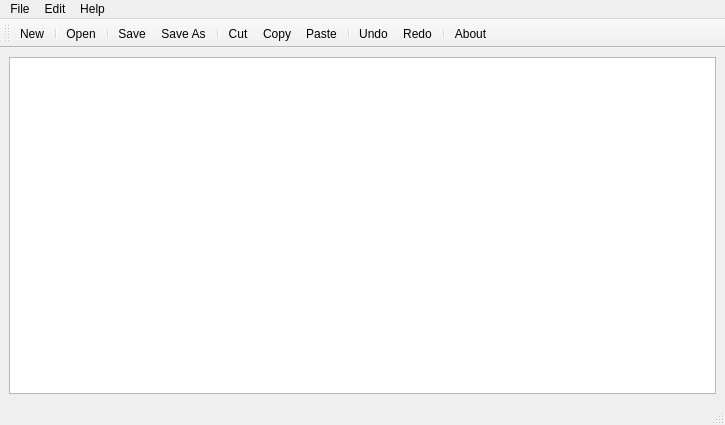
<?xml version="1.0" encoding="UTF-8"?>
<ui version="4.0">
 <class>notepad</class>
 <widget class="QMainWindow" name="notepad">
  <property name="geometry">
   <rect>
    <x>0</x>
    <y>0</y>
    <width>725</width>
    <height>425</height>
   </rect>
  </property>
  <property name="windowTitle">
   <string>notepad</string>
  </property>
  <widget class="QWidget" name="centralwidget">
   <layout class="QHBoxLayout" name="horizontalLayout">
    <item>
     <widget class="QTextEdit" name="textEdit"/>
    </item>
   </layout>
  </widget>
  <widget class="QStatusBar" name="statusbar"/>
  <widget class="QMenuBar" name="menubar">
   <property name="geometry">
    <rect>
     <x>0</x>
     <y>0</y>
     <width>725</width>
     <height>21</height>
    </rect>
   </property>
   <widget class="QMenu" name="menuFile">
    <property name="title">
     <string>File</string>
    </property>
    <addaction name="actionNew"/>
    <addaction name="actionOpen"/>
    <addaction name="separator"/>
    <addaction name="actionSave"/>
    <addaction name="actionSave_As"/>
    <addaction name="separator"/>
    <addaction name="actionprint"/>
   </widget>
   <widget class="QMenu" name="menuEdit">
    <property name="title">
     <string>Edit</string>
    </property>
    <addaction name="actionUndo"/>
    <addaction name="actionRedo"/>
    <addaction name="separator"/>
    <addaction name="actionCut"/>
    <addaction name="actionCopy"/>
    <addaction name="actionPaste"/>
    <addaction name="separator"/>
    <addaction name="actionFont"/>
    <addaction name="actioncolor"/>
    <addaction name="actionchange_background_color"/>
   </widget>
   <widget class="QMenu" name="menuAbout">
    <property name="title">
     <string>Help</string>
    </property>
    <addaction name="actionAbout"/>
   </widget>
   <addaction name="menuFile"/>
   <addaction name="menuEdit"/>
   <addaction name="menuAbout"/>
  </widget>
  <widget class="QToolBar" name="toolBar">
   <property name="windowTitle">
    <string>toolBar</string>
   </property>
   <attribute name="toolBarArea">
    <enum>TopToolBarArea</enum>
   </attribute>
   <attribute name="toolBarBreak">
    <bool>false</bool>
   </attribute>
   <addaction name="actionNew"/>
   <addaction name="separator"/>
   <addaction name="actionOpen"/>
   <addaction name="separator"/>
   <addaction name="actionSave"/>
   <addaction name="actionSave_As"/>
   <addaction name="separator"/>
   <addaction name="actionCut"/>
   <addaction name="actionCopy"/>
   <addaction name="actionPaste"/>
   <addaction name="separator"/>
   <addaction name="actionUndo"/>
   <addaction name="actionRedo"/>
   <addaction name="separator"/>
   <addaction name="actionAbout"/>
  </widget>
  <action name="actionNew">
   <property name="icon">
    <iconset resource="Resource.qrc">
     <normaloff>:/resources/icons/new2.png</normaloff>:/resources/icons/new2.png</iconset>
   </property>
   <property name="text">
    <string>New</string>
   </property>
  </action>
  <action name="actionOpen">
   <property name="icon">
    <iconset resource="Resource.qrc">
     <normaloff>:/resources/icons/open2.png</normaloff>:/resources/icons/open2.png</iconset>
   </property>
   <property name="text">
    <string>Open</string>
   </property>
  </action>
  <action name="actionSave">
   <property name="icon">
    <iconset resource="Resource.qrc">
     <normaloff>:/resources/icons/save2.png</normaloff>:/resources/icons/save2.png</iconset>
   </property>
   <property name="text">
    <string>Save</string>
   </property>
  </action>
  <action name="actionSave_As">
   <property name="icon">
    <iconset resource="Resource.qrc">
     <normaloff>:/resources/icons/save3.png</normaloff>:/resources/icons/save3.png</iconset>
   </property>
   <property name="text">
    <string>Save As</string>
   </property>
  </action>
  <action name="actionUndo">
   <property name="icon">
    <iconset resource="Resource.qrc">
     <normaloff>:/resources/icons/undo2.png</normaloff>:/resources/icons/undo2.png</iconset>
   </property>
   <property name="text">
    <string>Undo</string>
   </property>
  </action>
  <action name="actionRedo">
   <property name="icon">
    <iconset resource="Resource.qrc">
     <normaloff>:/resources/icons/redo2.png</normaloff>:/resources/icons/redo2.png</iconset>
   </property>
   <property name="text">
    <string>Redo</string>
   </property>
  </action>
  <action name="actionCut">
   <property name="icon">
    <iconset resource="Resource.qrc">
     <normaloff>:/resources/icons/cut3.png</normaloff>:/resources/icons/cut3.png</iconset>
   </property>
   <property name="text">
    <string>Cut</string>
   </property>
  </action>
  <action name="actionCopy">
   <property name="icon">
    <iconset resource="Resource.qrc">
     <normaloff>:/resources/icons/copy2.png</normaloff>:/resources/icons/copy2.png</iconset>
   </property>
   <property name="text">
    <string>Copy</string>
   </property>
  </action>
  <action name="actionPaste">
   <property name="icon">
    <iconset resource="Resource.qrc">
     <normaloff>:/resources/icons/paste2.png</normaloff>:/resources/icons/paste2.png</iconset>
   </property>
   <property name="text">
    <string>Paste</string>
   </property>
  </action>
  <action name="actionAbout">
   <property name="icon">
    <iconset resource="Resource.qrc">
     <normaloff>:/resources/icons/info2.png</normaloff>:/resources/icons/info2.png</iconset>
   </property>
   <property name="text">
    <string>About</string>
   </property>
  </action>
  <action name="actionFont">
   <property name="text">
    <string>Font</string>
   </property>
  </action>
  <action name="actioncolor">
   <property name="text">
    <string>color</string>
   </property>
  </action>
  <action name="actionchange_background_color">
   <property name="text">
    <string>change background color</string>
   </property>
  </action>
  <action name="actionprint">
   <property name="text">
    <string>print</string>
   </property>
  </action>
 </widget>
 <resources>
  <include location="Resource.qrc"/>
 </resources>
 <connections/>
</ui>
